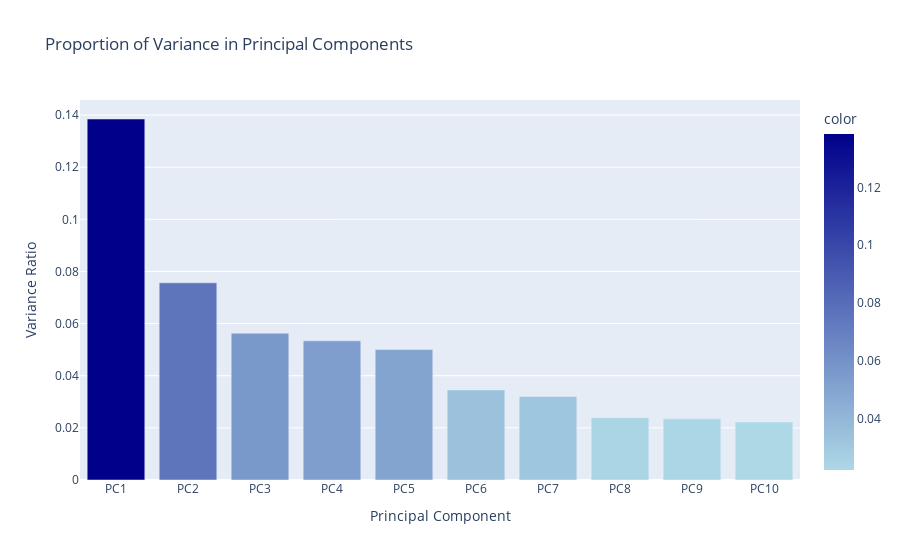

The notebook cell this image was saved under:
### Code cell
fig = px.bar(
    x = ["PC" + str(i) for i in range(1, n_components + 1)],
    y = pca.explained_variance_ratio_,
    labels={'x': "Principal Component", 'y': "Variance Ratio"},
    color=pca.explained_variance_ratio_,
    color_continuous_scale=[(0, 'lightblue'), (1, 'darkblue')],
    title="Proportion of Variance in Principal Components"
)
fig.show()

### Figure 1 — Plotly figure (JSON) as saved in the notebook; plotly's stock layout.template omitted (floating-point values rounded to 4 significant figures)
{"data": [{"alignmentgroup": "True", "hovertemplate": "Principal Component=%{x}<br>Variance Ratio=%{y}<br>color=%{marker.color}<extra></extra>", "legendgroup": "", "marker": {"color": [0.1385, 0.07564, 0.05632, 0.05339, 0.05009, 0.03455, 0.03206, 0.02392, 0.02346, 0.02223], "coloraxis": "coloraxis", "pattern": {"shape": ""}}, "name": "", "offsetgroup": "", "orientation": "v", "showlegend": false, "textposition": "auto", "type": "bar", "x": ["PC1", "PC2", "PC3", "PC4", "PC5", "PC6", "PC7", "PC8", "PC9", "PC10"], "xaxis": "x", "y": [0.1385, 0.07564, 0.05632, 0.05339, 0.05009, 0.03455, 0.03206, 0.02392, 0.02346, 0.02223], "yaxis": "y"}], "layout": {"autosize": true, "barmode": "relative", "coloraxis": {"colorbar": {"title": {"text": "color"}}, "colorscale": [[0, "lightblue"], [1, "darkblue"]]}, "legend": {"tracegroupgap": 0}, "title": {"text": "Proportion of Variance in Principal Components"}, "xaxis": {"anchor": "y", "autorange": true, "domain": [0, 1], "range": [-0.5, 9.5], "title": {"text": "Principal Component"}, "type": "category"}, "yaxis": {"anchor": "x", "autorange": true, "domain": [0, 1], "range": [0, 0.1458], "title": {"text": "Variance Ratio"}, "type": "linear"}}}
